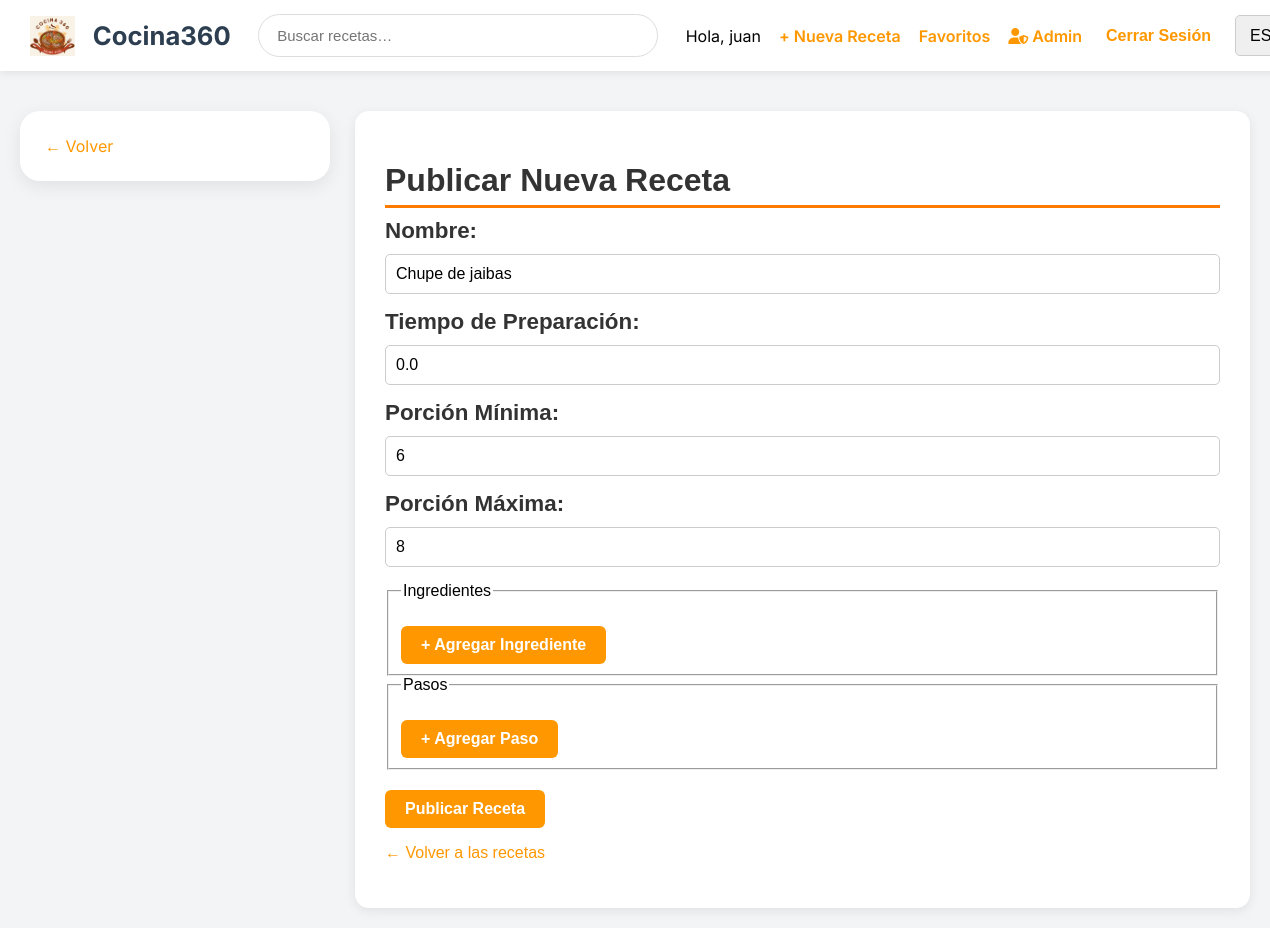
/recipes/admin/recipe/edit/20/ (signed in), run on the app's committed database.
### recipes/models.py (models this page shows)
class Recipe(models.Model):
    name = models.CharField(max_length=255)
    preparation_time = models.FloatField(null=True, blank=True)
    min_portion = models.IntegerField(null=True, blank=True)
    max_portion = models.IntegerField(null=True, blank=True)
    creator = models.ForeignKey(User, on_delete=models.CASCADE, related_name='recipes')
    difficulty = models.CharField(max_length=50, default="Fácil")

### recipes/views.py (the view)
# urls.py: path('admin/recipe/edit/<int:pk>/', views.recipe_edit, name='admin_recipe_edit'),
@user_passes_test(is_admin)
def recipe_edit(request, pk):
    recipe = get_object_or_404(Recipe, pk=pk)
    if recipe.creator != request.user:
        messages.error(request, "You don't have permission to edit this recipe.")
        return redirect('recipe_list')
    if request.method == 'POST':
        form = RecipeForm(request.POST, instance=recipe)
        if form.is_valid():
            form.save()
            messages.success(request, "Recipe edited successfully.")
            return redirect('recipe_detail', pk=recipe.pk)
    else:
        form = RecipeForm(instance=recipe)
    return render(request, 'recipes/recipe_form.html', {'form': form})

### recipes/forms.py
class RecipeForm(ModelForm):
    class Meta:
        model = Recipe
        fields = ['name', 'preparation_time', 'min_portion', 'max_portion']

### recipes/views.py (called while the page is built)
def is_admin(user):
    return user.is_superuser

### recipes/templates/recipes/recipe_form.html (shortened to what this page needs)
{% extends "base.html" %}
{% block content %}
<div class="layout">
    <div class="sidebar">
        <a href="{% url 'recipe_list' %}" class="orange-link">← Volver</a>
    </div>
    <div style="flex: 1;">
        <div class="card">
            <h1>Publicar Nueva Receta</h1>
            <form method="post" id="recipe-form">
                <div class="form-row">
                    <label for="{{ form.name.id_for_label }}">Nombre:</label>
                    {{ form.name }}
                </div>
                <div class="form-row">
                    <label for="{{ form.preparation_time.id_for_label }}">Tiempo de Preparación:</label>
                    {{ form.preparation_time }}
                </div>
                <div class="form-row">
                    <label for="{{ form.min_portion.id_for_label }}">Porción Mínima:</label>
                    {{ form.min_portion }}
                </div>
                <div class="form-row">
                    <label for="{{ form.max_portion.id_for_label }}">Porción Máxima:</label>
                    {{ form.max_portion }}
                </div>
                <fieldset id="ingredients-fieldset">
                    <legend>Ingredientes</legend>
                    <button type="button" class="add-btn" onclick="addForm('ingredients')">+ Agregar Ingrediente</button>
                </fieldset>
                <fieldset id="steps-fieldset">
                    <legend>Pasos</legend>
                    <button type="button" class="add-btn" onclick="addForm('steps')">+ Agregar Paso</button>
                </fieldset>
                <button type="submit" class="publish-btn">Publicar Receta</button>
            </form>
            <p><a href="{% url 'recipe_list' %}" class="back-link">← Volver a las recetas</a></p>
        </div>
    </div>
</div>
{% endblock %}

### recipes/templates/base.html (shortened to what this page needs)
<!DOCTYPE html>
<html lang="es">
<head>
    {% load static %}
    <link rel="stylesheet" href="https://cdnjs.cloudflare.com/ajax/libs/font-awesome/6.5.2/css/all.min.css">
</head>
<body>
    <div class="top-nav">
        <a class="brand" href="{% url 'recipe_list' %}">
            <img src="{% static 'images/logo.png' %}" alt="Cocina 360">
            <h1>Cocina360</h1>
        </a>
        <div class="search-box">
            <form method="get" action="{% url 'recipe_list' %}" class="search-form">
                <input type="text" name="q" placeholder="Buscar recetas…" value="{{ query|default:'' }}">
            </form>
        </div>
        <div class="top-nav-right">
            {% if user.is_authenticated %}
            <span>Hola, {{ user.username }}</span>
            <a href="{% url 'recipe_create' %}">+ Nueva Receta</a>
            <a href="{% url 'favorite_list' %}">Favoritos</a>
            {% if user.is_superuser %}
            <a href="{% url 'admin:index' %}" class="admin-link">
                <i class="fas fa-user-shield"></i> Admin
            </a>
            {% endif %}
            <form action="{% url 'logout' %}" method="post" style="display:inline;">
                <button type="submit">Cerrar Sesión</button>
            </form>
            {% else %}
            <a href="{% url 'login' %}">Iniciar Sesión</a>
            <a href="{% url 'register' %}">Registrarse</a>
            {% endif %}
            <form action="{% url 'set_language' %}" method="post" class=">language-dropdown">
                <select name="language" onchange="this.form.submit()">
                    <option value="es" {% if LANGUAGE_CODE == 'es' %}selected{% endif %}>ES</option>
                </select>
        </div>
    </div>
    {% block content %}
    {% endblock %}
</body>
</html>

### recipes/templates/base.html (style rules this page uses)
body { font-family: 'Inter', sans-serif; background: #f3f4f6; margin: 0; padding: 0; }
.top-nav { width: 100%; background: white; padding: 14px 30px; display: flex; justify-content: space-between; align-items: center; box-shadow: 0 2px 8px rgba(0, 0, 0, 0.08); position: sticky; top: 0; z-index: 10; }
.brand { display: flex; align-items: center; gap: 18px; text-decoration: none; color: inherit; }
.brand img { height: 40px; width: auto; }
.brand h1 { font-size: 1.6rem; margin: 0; color: #2c3e50; }
.search-box { width: 400px; }
.search-box form { display: flex; width: 100%; }
.search-box input { flex: 1; padding: 12px 18px; border-radius: 40px; border: 1px solid #ddd; font-size: 15px; }
.top-nav-right { display: flex; align-items: center; gap: 18px; }
.top-nav-right a, .top-nav-right form button, .admin-link { font-weight: 600; color: #ff9800; text-decoration: none; font-size: 1rem; background: none; border: none; cursor: pointer; white-space: nowrap; }
.admin-link { color: #d97706; }
.layout { display: flex; padding: 20px; gap: 20px; align-items: flex-start; }
.sidebar { width: 260px; background: white; padding: 25px; border-radius: 20px; box-shadow: 0 5px 18px rgba(0, 0, 0, 0.08); position: sticky; top: 100px; height: fit-content; }
.card { flex: 1; background: white; padding: 25px; border-radius: 20px; box-shadow: 0 5px 18px rgba(0, 0, 0, 0.08); }
a { color: #ff9800; text-decoration: none; }

### recipes/templates/recipes/recipe_form.html (style rules this page uses)
.layout { display: flex; gap: 25px; margin-top: 20px; }
.card { background: white; padding: 30px; border-radius: 14px; box-shadow: 0 3px 12px rgba(0,0,0,0.08); font-family: Arial, sans-serif; }
.card h1 { font-size: 2rem; margin-bottom: 10px; color: #333; border-bottom: 3px solid #ff7a00; padding-bottom: 6px; display: flex; justify-content: space-between; align-items: center; }
.form-row { margin-bottom: 15px; display: flex; flex-direction: column; gap: 10px; }
label { font-size: 1.4rem; color: #333; font-weight: bold; font-family: Arial, sans-serif; }
input, select, textarea { padding: 10px; border-radius: 5px; border: 1px solid #ccc; font-size: 1rem; font-family: Arial, sans-serif; }
.publish-btn { background-color: #ff9800; color: white; padding: 10px 20px; border-radius: 6px; font-weight: bold; border: none; cursor: pointer; font-size: 1rem; transition: background-color 0.3s; margin-top: 20px; font-family: Arial, sans-serif; }
.add-btn { background-color: #ff9800; color: white; padding: 10px 20px; border-radius: 6px; font-weight: bold; border: none; cursor: pointer; font-size: 1rem; transition: background-color 0.3s; margin-top: 20px; }

### data on the page
Recipe: name "Chupe de jaibas", preparation_time "0.0", min_portion "6", max_portion "8"

### other printed values
{{ user.username }} "juan"
